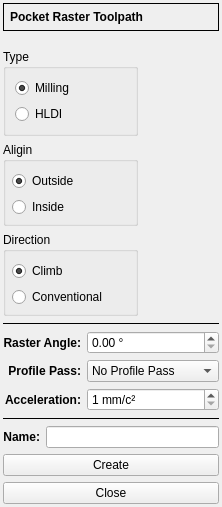
<?xml version="1.0" encoding="UTF-8"?>
<ui version="4.0">
 <class>PocketRasterForm</class>
 <widget class="QWidget" name="PocketRasterForm">
  <property name="geometry">
   <rect>
    <x>0</x>
    <y>0</y>
    <width>222</width>
    <height>480</height>
   </rect>
  </property>
  <property name="windowTitle">
   <string>Form</string>
  </property>
  <layout class="QFormLayout" name="formLayout">
   <property name="labelAlignment">
    <set>Qt::AlignRight|Qt::AlignTrailing|Qt::AlignVCenter</set>
   </property>
   <property name="leftMargin">
    <number>3</number>
   </property>
   <property name="topMargin">
    <number>3</number>
   </property>
   <property name="rightMargin">
    <number>3</number>
   </property>
   <property name="bottomMargin">
    <number>3</number>
   </property>
   <item row="0" column="0" colspan="2">
    <widget class="QFrame" name="frame">
     <property name="enabled">
      <bool>true</bool>
     </property>
     <property name="sizePolicy">
      <sizepolicy hsizetype="Preferred" vsizetype="Fixed">
       <horstretch>0</horstretch>
       <verstretch>0</verstretch>
      </sizepolicy>
     </property>
     <property name="frameShape">
      <enum>QFrame::Box</enum>
     </property>
     <property name="frameShadow">
      <enum>QFrame::Plain</enum>
     </property>
     <layout class="QVBoxLayout" name="verticalLayout_2">
      <property name="leftMargin">
       <number>6</number>
      </property>
      <property name="topMargin">
       <number>6</number>
      </property>
      <property name="rightMargin">
       <number>6</number>
      </property>
      <property name="bottomMargin">
       <number>6</number>
      </property>
      <item>
       <widget class="QLabel" name="label">
        <property name="enabled">
         <bool>true</bool>
        </property>
        <property name="font">
         <font>
          <weight>75</weight>
          <bold>true</bold>
         </font>
        </property>
        <property name="text">
         <string>Pocket Raster Toolpath</string>
        </property>
       </widget>
      </item>
     </layout>
    </widget>
   </item>
   <item row="1" column="0" colspan="2">
    <widget class="DepthForm" name="dsbxDepth" native="true">
     <property name="enabled">
      <bool>true</bool>
     </property>
    </widget>
   </item>
   <item row="3" column="0" colspan="2">
    <layout class="QGridLayout" name="gridLayout">
     <item row="2" column="0">
      <widget class="QGroupBox" name="groupBox_4">
       <property name="enabled">
        <bool>true</bool>
       </property>
       <property name="title">
        <string>Aligin</string>
       </property>
       <layout class="QVBoxLayout" name="verticalLayout_5">
        <property name="leftMargin">
         <number>6</number>
        </property>
        <property name="topMargin">
         <number>9</number>
        </property>
        <property name="rightMargin">
         <number>6</number>
        </property>
        <property name="bottomMargin">
         <number>6</number>
        </property>
        <item>
         <widget class="QRadioButton" name="rbOutside">
          <property name="enabled">
           <bool>true</bool>
          </property>
          <property name="text">
           <string>Outside</string>
          </property>
          <property name="checked">
           <bool>true</bool>
          </property>
         </widget>
        </item>
        <item>
         <widget class="QRadioButton" name="rbInside">
          <property name="enabled">
           <bool>true</bool>
          </property>
          <property name="text">
           <string>Inside</string>
          </property>
         </widget>
        </item>
       </layout>
      </widget>
     </item>
     <item row="1" column="0">
      <widget class="QGroupBox" name="groupBox">
       <property name="title">
        <string>Type</string>
       </property>
       <layout class="QVBoxLayout" name="verticalLayout">
        <item>
         <widget class="QRadioButton" name="rbNormal">
          <property name="text">
           <string>Milling</string>
          </property>
          <property name="checked">
           <bool>true</bool>
          </property>
         </widget>
        </item>
        <item>
         <widget class="QRadioButton" name="rbFast">
          <property name="text">
           <string>HLDI</string>
          </property>
         </widget>
        </item>
       </layout>
      </widget>
     </item>
     <item row="3" column="0">
      <widget class="QGroupBox" name="groupBox_2">
       <property name="enabled">
        <bool>true</bool>
       </property>
       <property name="title">
        <string>Direction</string>
       </property>
       <layout class="QVBoxLayout" name="verticalLayout_4">
        <property name="leftMargin">
         <number>6</number>
        </property>
        <property name="topMargin">
         <number>9</number>
        </property>
        <property name="rightMargin">
         <number>6</number>
        </property>
        <property name="bottomMargin">
         <number>6</number>
        </property>
        <item>
         <widget class="QRadioButton" name="rbClimb">
          <property name="enabled">
           <bool>true</bool>
          </property>
          <property name="text">
           <string>Climb</string>
          </property>
          <property name="checked">
           <bool>true</bool>
          </property>
         </widget>
        </item>
        <item>
         <widget class="QRadioButton" name="rbConventional">
          <property name="enabled">
           <bool>true</bool>
          </property>
          <property name="text">
           <string>Conventional</string>
          </property>
         </widget>
        </item>
       </layout>
      </widget>
     </item>
     <item row="1" column="1" rowspan="3">
      <widget class="QLabel" name="lblPixmap">
       <property name="enabled">
        <bool>true</bool>
       </property>
       <property name="sizePolicy">
        <sizepolicy hsizetype="Fixed" vsizetype="Preferred">
         <horstretch>0</horstretch>
         <verstretch>0</verstretch>
        </sizepolicy>
       </property>
       <property name="minimumSize">
        <size>
         <width>75</width>
         <height>75</height>
        </size>
       </property>
       <property name="text">
        <string/>
       </property>
       <property name="pixmap">
        <pixmap>:/toolpath/offset_climb.png</pixmap>
       </property>
       <property name="alignment">
        <set>Qt::AlignCenter</set>
       </property>
      </widget>
     </item>
    </layout>
   </item>
   <item row="4" column="0" colspan="2">
    <widget class="Line" name="line_3">
     <property name="frameShadow">
      <enum>QFrame::Plain</enum>
     </property>
     <property name="orientation">
      <enum>Qt::Horizontal</enum>
     </property>
    </widget>
   </item>
   <item row="5" column="0" colspan="2">
    <layout class="QFormLayout" name="formLayout_2">
     <property name="labelAlignment">
      <set>Qt::AlignRight|Qt::AlignTrailing|Qt::AlignVCenter</set>
     </property>
     <property name="leftMargin">
      <number>0</number>
     </property>
     <property name="topMargin">
      <number>0</number>
     </property>
     <property name="rightMargin">
      <number>0</number>
     </property>
     <property name="bottomMargin">
      <number>0</number>
     </property>
     <item row="0" column="0">
      <widget class="QLabel" name="labelAngle">
       <property name="enabled">
        <bool>true</bool>
       </property>
       <property name="font">
        <font>
         <weight>75</weight>
         <bold>true</bold>
        </font>
       </property>
       <property name="text">
        <string>Raster Angle:</string>
       </property>
       <property name="alignment">
        <set>Qt::AlignRight|Qt::AlignTrailing|Qt::AlignVCenter</set>
       </property>
      </widget>
     </item>
     <item row="1" column="0">
      <widget class="QLabel" name="labelPass">
       <property name="enabled">
        <bool>true</bool>
       </property>
       <property name="font">
        <font>
         <weight>75</weight>
         <bold>true</bold>
        </font>
       </property>
       <property name="text">
        <string>Profile Pass:</string>
       </property>
       <property name="alignment">
        <set>Qt::AlignRight|Qt::AlignTrailing|Qt::AlignVCenter</set>
       </property>
      </widget>
     </item>
     <item row="2" column="0">
      <widget class="QLabel" name="labelAcc">
       <property name="font">
        <font>
         <weight>75</weight>
         <bold>true</bold>
        </font>
       </property>
       <property name="text">
        <string>Acceleration:</string>
       </property>
       <property name="alignment">
        <set>Qt::AlignRight|Qt::AlignTrailing|Qt::AlignVCenter</set>
       </property>
      </widget>
     </item>
     <item row="0" column="1">
      <widget class="DoubleSpinBox" name="dsbxAngle">
       <property name="enabled">
        <bool>true</bool>
       </property>
       <property name="suffix">
        <string> °</string>
       </property>
       <property name="maximum">
        <double>180.000000000000000</double>
       </property>
      </widget>
     </item>
     <item row="1" column="1">
      <widget class="QComboBox" name="cbxPass">
       <property name="enabled">
        <bool>true</bool>
       </property>
       <item>
        <property name="text">
         <string>No Profile Pass</string>
        </property>
       </item>
       <item>
        <property name="text">
         <string>First</string>
        </property>
       </item>
       <item>
        <property name="text">
         <string>Last</string>
        </property>
       </item>
      </widget>
     </item>
     <item row="2" column="1">
      <widget class="DoubleSpinBox" name="dsbxAcc">
       <property name="suffix">
        <string> mm/c²</string>
       </property>
       <property name="decimals">
        <number>0</number>
       </property>
       <property name="minimum">
        <double>1.000000000000000</double>
       </property>
       <property name="maximum">
        <double>10000.000000000000000</double>
       </property>
      </widget>
     </item>
    </layout>
   </item>
   <item row="6" column="0" colspan="2">
    <widget class="Line" name="line_2">
     <property name="enabled">
      <bool>true</bool>
     </property>
     <property name="frameShadow">
      <enum>QFrame::Plain</enum>
     </property>
     <property name="orientation">
      <enum>Qt::Horizontal</enum>
     </property>
    </widget>
   </item>
   <item row="7" column="0">
    <widget class="QLabel" name="label_6">
     <property name="enabled">
      <bool>true</bool>
     </property>
     <property name="sizePolicy">
      <sizepolicy hsizetype="MinimumExpanding" vsizetype="Preferred">
       <horstretch>0</horstretch>
       <verstretch>0</verstretch>
      </sizepolicy>
     </property>
     <property name="font">
      <font>
       <weight>75</weight>
       <bold>true</bold>
      </font>
     </property>
     <property name="text">
      <string>Name:</string>
     </property>
     <property name="alignment">
      <set>Qt::AlignRight|Qt::AlignTrailing|Qt::AlignVCenter</set>
     </property>
    </widget>
   </item>
   <item row="7" column="1">
    <widget class="QLineEdit" name="leName">
     <property name="enabled">
      <bool>true</bool>
     </property>
    </widget>
   </item>
   <item row="8" column="0" colspan="2">
    <widget class="QPushButton" name="pbCreate">
     <property name="enabled">
      <bool>true</bool>
     </property>
     <property name="text">
      <string>Create</string>
     </property>
    </widget>
   </item>
   <item row="9" column="0" colspan="2">
    <widget class="QPushButton" name="pbClose">
     <property name="enabled">
      <bool>true</bool>
     </property>
     <property name="text">
      <string>Close</string>
     </property>
    </widget>
   </item>
   <item row="2" column="0" colspan="2">
    <widget class="ToolSelectorForm" name="toolHolder" native="true"/>
   </item>
  </layout>
 </widget>
 <customwidgets>
  <customwidget>
   <class>DepthForm</class>
   <extends>QWidget</extends>
   <header location="global">depthform.h</header>
   <container>1</container>
  </customwidget>
  <customwidget>
   <class>ToolSelectorForm</class>
   <extends>QWidget</extends>
   <header location="global">tool_selectorform.h</header>
   <container>1</container>
  </customwidget>
  <customwidget>
   <class>DoubleSpinBox</class>
   <extends>QDoubleSpinBox</extends>
   <header location="global">doublespinbox.h</header>
  </customwidget>
 </customwidgets>
 <resources/>
 <connections/>
</ui>
